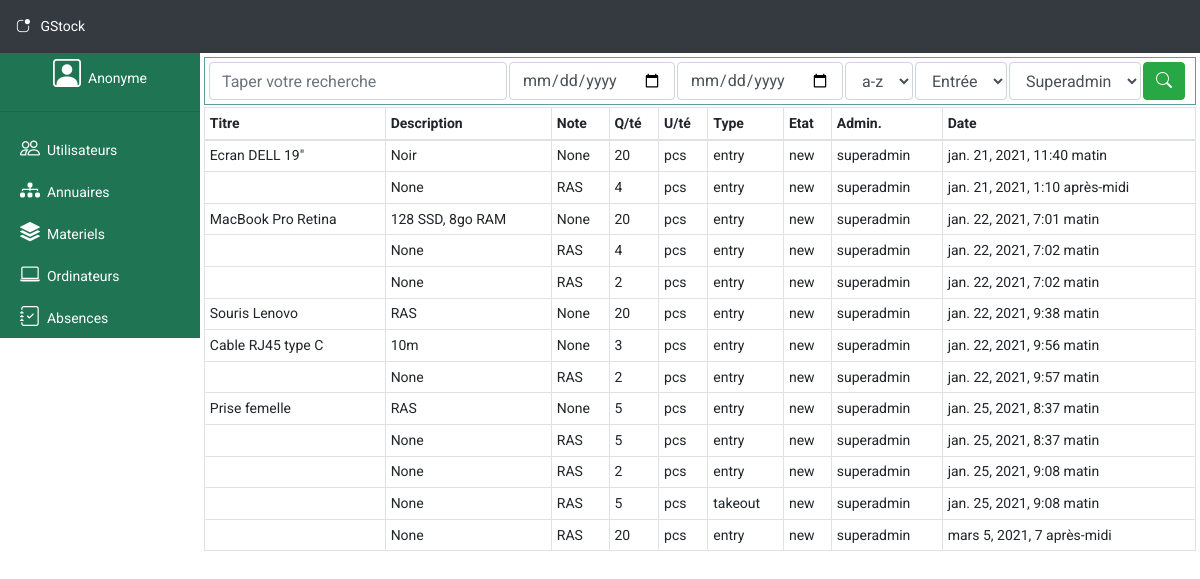
Page /materials/history on the earlier database version.
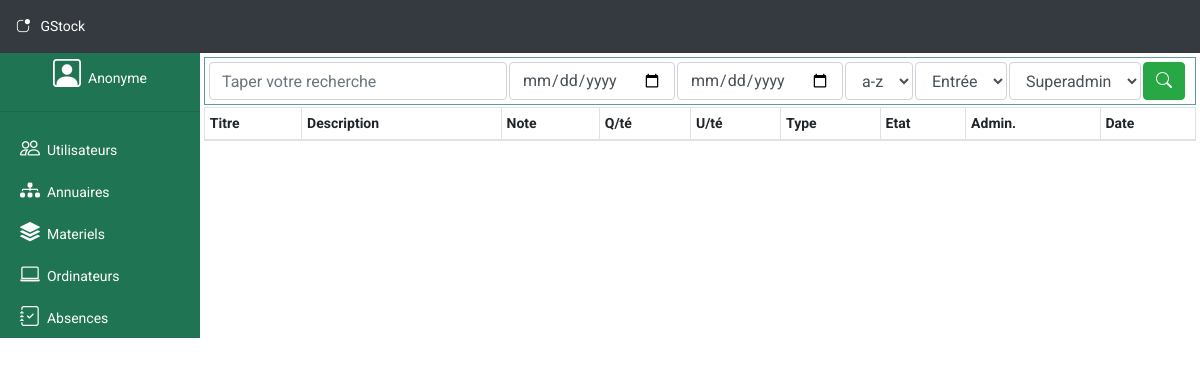
Same page on the later database version.
### materials/models.py (models this page shows, shortened)
class MouvmentHistory(models.Model):
    class Meta:
        db_table = 'mouvment_history'
    title = models.CharField(max_length=100)
    product_id = models.IntegerField(null=True)
    description = models.TextField(null=True)
    note = models.TextField(null=True)
    quantity = models.IntegerField()
    unity = models.CharField(max_length=20)
    type = models.CharField(max_length=50)
    state = models.CharField(max_length=10)
    administrator = models.CharField(max_length=50)
    created_at = models.DateTimeField(auto_now_add=True)

### materials/views.py (the view)
# urls.py: path('history', views.history, name='history_material'),
def history(request):
    try:
        history = MouvmentHistory.objects.all()
    except:
        return HttpResponse('Connection error', status=500)
    return render(request, 'material/history.html', {'history':history})

### materials/templates/material/history.html (shortened to what this page needs)
{% extends 'layout.html' %}
{% block content %}
    <div class="container-fluid sublink">
        <table>
            <tr>
                <td width="300">
                    <input type="search" name="" placeholder="Taper votre recherche" class="form-control">
                </td>
                <td>
                    <input type="date" name="" class="form-control">
                </td>
                <td>
                    <input type="date" name="" class="form-control">
                </td>
                <td>
                    <select name="" class="form-control">
                        <option value="">a-z</option>
                    </select>
                </td>
                <td>
                    <select name="" class="form-control">
                        <option value="">Entrée</option>
                    </select>
                </td>
                <td>
                    <select name="" class="form-control">
                        <option value="">Superadmin</option>
                    </select>
                </td>
                <td>
                    <button class="btn btn-success"><i class="bi bi-search"></i></button>
                </td>
            </tr>
        </table>
    </div>
    <div class="container-fluid p-0 lists">
        <table class="table table-sm table-bordered">
            <thead>
                <tr>
                    <th>Titre</th>
                    <th>Description</th>
                    <th>Note</th>
                    <th>Q/té</th>
                    <th>U/té</th>
                    <th>Type</th>
                    <th>Etat</th>
                    <th>Admin.</th>
                    <th>Date</th>
                </tr>
            </thead>
            <tbody>
                {% for histo in history %}
                    <tr>
                        <td>{{histo.title}}</td>
                        <td>{{histo.description}}</td>
                        <td>{{histo.note}}</td>
                        <td>{{histo.quantity}}</td>
                        <td>{{histo.unity}}</td>
                        <td>{{histo.type}}</td>
                        <td>{{histo.state}}</td>
                        <td>{{histo.administrator}}</td>
                        <td>{{histo.created_at}}</td>
                    </tr>
                {% endfor %}
            </tbody>
        </table>
    </div>
{% endblock %}

Differences in the rows shown:
removed MouvmentHistory: title "Ecran DELL 19\"", description "Noir", note "None", quantity "20", unity "pcs", type "entry", state "new", administrator "superadmin", created_at "jan. 21, 2021, 11:40 matin"
removed MouvmentHistory: description "None", note "RAS", quantity "4", unity "pcs", type "entry", state "new", administrator "superadmin", created_at "jan. 21, 2021, 1:10 après-midi"
removed MouvmentHistory: title "MacBook Pro Retina", description "128 SSD, 8go RAM", note "None", quantity "20", unity "pcs", type "entry", state "new", administrator "superadmin", created_at "jan. 22, 2021, 7:01 matin"
removed MouvmentHistory: description "None", note "RAS", quantity "4", unity "pcs", type "entry", state "new", administrator "superadmin", created_at "jan. 22, 2021, 7:02 matin"
removed MouvmentHistory: description "None", note "RAS", quantity "2", unity "pcs", type "entry", state "new", administrator "superadmin", created_at "jan. 22, 2021, 7:02 matin"
removed MouvmentHistory: title "Souris Lenovo", description "RAS", note "None", quantity "20", unity "pcs", type "entry", state "new", administrator "superadmin", created_at "jan. 22, 2021, 9:38 matin"
removed MouvmentHistory: title "Cable RJ45 type C", description "10m", note "None", quantity "3", unity "pcs", type "entry", state "new", administrator "superadmin", created_at "jan. 22, 2021, 9:56 matin"
removed MouvmentHistory: description "None", note "RAS", quantity "2", unity "pcs", type "entry", state "new", administrator "superadmin", created_at "jan. 22, 2021, 9:57 matin"
removed MouvmentHistory: title "Prise femelle", description "RAS", note "None", quantity "5", unity "pcs", type "entry", state "new", administrator "superadmin", created_at "jan. 25, 2021, 8:37 matin"
removed MouvmentHistory: description "None", note "RAS", quantity "5", unity "pcs", type "entry", state "new", administrator "superadmin", created_at "jan. 25, 2021, 8:37 matin"
removed MouvmentHistory: description "None", note "RAS", quantity "2", unity "pcs", type "entry", state "new", administrator "superadmin", created_at "jan. 25, 2021, 9:08 matin"
removed MouvmentHistory: description "None", note "RAS", quantity "5", unity "pcs", type "takeout", state "new", administrator "superadmin", created_at "jan. 25, 2021, 9:08 matin"
removed MouvmentHistory: description "None", note "RAS", quantity "20", unity "pcs", type "entry", state "new", administrator "superadmin", created_at "mars 5, 2021, 7 après-midi"
